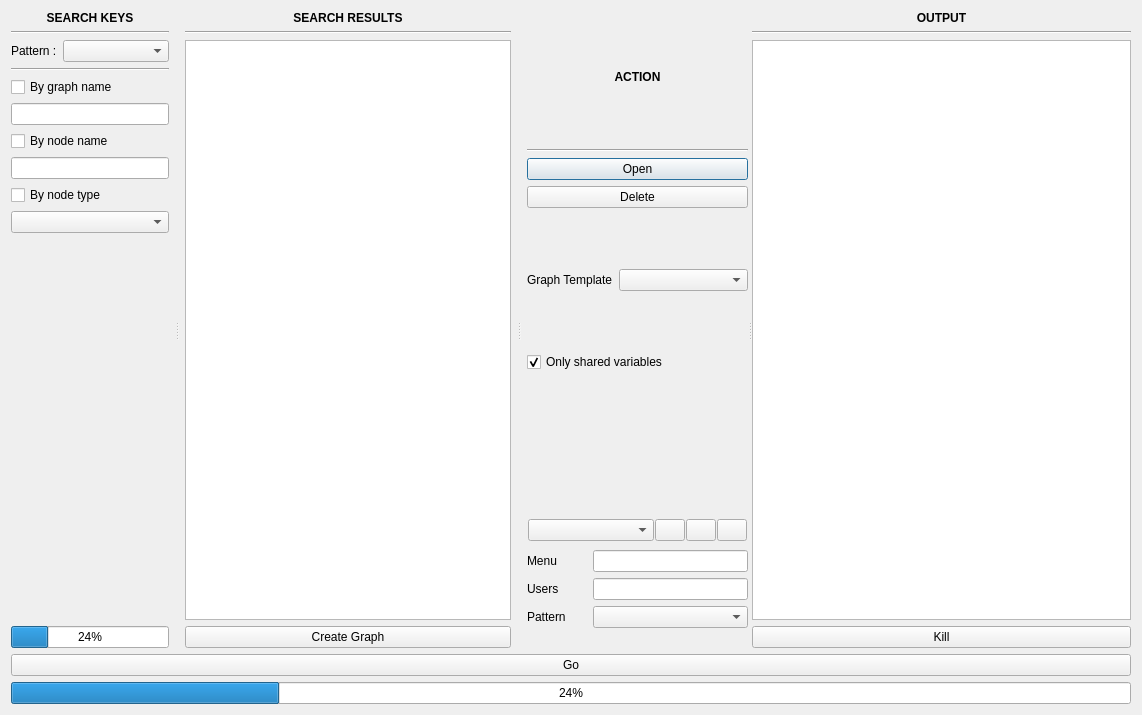
<?xml version="1.0" encoding="UTF-8"?>
<ui version="4.0">
 <class>MainWindow</class>
 <widget class="QDialog" name="MainWindow">
  <property name="geometry">
   <rect>
    <x>0</x>
    <y>0</y>
    <width>1142</width>
    <height>715</height>
   </rect>
  </property>
  <property name="windowTitle">
   <string>Batch</string>
  </property>
  <layout class="QVBoxLayout" name="verticalLayout_5">
   <item>
    <widget class="QSplitter" name="splitter">
     <property name="orientation">
      <enum>Qt::Horizontal</enum>
     </property>
     <widget class="QWidget" name="layoutWidget">
      <layout class="QVBoxLayout" name="verticalLayout">
       <property name="rightMargin">
        <number>6</number>
       </property>
       <item>
        <widget class="QLabel" name="label_4">
         <property name="font">
          <font>
           <weight>75</weight>
           <bold>true</bold>
          </font>
         </property>
         <property name="text">
          <string>SEARCH KEYS</string>
         </property>
         <property name="alignment">
          <set>Qt::AlignCenter</set>
         </property>
        </widget>
       </item>
       <item>
        <widget class="Line" name="line_2">
         <property name="orientation">
          <enum>Qt::Horizontal</enum>
         </property>
        </widget>
       </item>
       <item>
        <layout class="QHBoxLayout" name="horizontalLayout_2" stretch="0,1">
         <item>
          <widget class="QLabel" name="label">
           <property name="text">
            <string>Pattern :</string>
           </property>
          </widget>
         </item>
         <item>
          <widget class="QComboBox" name="patternComboBox"/>
         </item>
        </layout>
       </item>
       <item>
        <widget class="Line" name="line_5">
         <property name="orientation">
          <enum>Qt::Horizontal</enum>
         </property>
        </widget>
       </item>
       <item>
        <widget class="QCheckBox" name="graphKeyCheckBox">
         <property name="text">
          <string>By graph name</string>
         </property>
        </widget>
       </item>
       <item>
        <widget class="QLineEdit" name="graphKeyLineEdit"/>
       </item>
       <item>
        <widget class="QCheckBox" name="nodeNameCheckBox">
         <property name="text">
          <string>By node name</string>
         </property>
        </widget>
       </item>
       <item>
        <widget class="QLineEdit" name="nodeNameLineEdit"/>
       </item>
       <item>
        <widget class="QCheckBox" name="nodeTypeCheckBox">
         <property name="text">
          <string>By node type</string>
         </property>
        </widget>
       </item>
       <item>
        <widget class="QComboBox" name="nodeTypeComboBox"/>
       </item>
       <item>
        <spacer name="verticalSpacer">
         <property name="orientation">
          <enum>Qt::Vertical</enum>
         </property>
         <property name="sizeHint" stdset="0">
          <size>
           <width>20</width>
           <height>40</height>
          </size>
         </property>
        </spacer>
       </item>
       <item>
        <widget class="QProgressBar" name="progressBar">
         <property name="value">
          <number>24</number>
         </property>
        </widget>
       </item>
      </layout>
     </widget>
     <widget class="QWidget" name="layoutWidget">
      <layout class="QVBoxLayout" name="verticalLayout_2">
       <property name="leftMargin">
        <number>6</number>
       </property>
       <property name="rightMargin">
        <number>6</number>
       </property>
       <item>
        <widget class="QLabel" name="label_5">
         <property name="font">
          <font>
           <weight>75</weight>
           <bold>true</bold>
          </font>
         </property>
         <property name="text">
          <string>SEARCH RESULTS</string>
         </property>
         <property name="alignment">
          <set>Qt::AlignCenter</set>
         </property>
        </widget>
       </item>
       <item>
        <widget class="Line" name="line_3">
         <property name="orientation">
          <enum>Qt::Horizontal</enum>
         </property>
        </widget>
       </item>
       <item>
        <widget class="QListWidget" name="resultListWidget">
         <property name="selectionMode">
          <enum>QAbstractItemView::ExtendedSelection</enum>
         </property>
         <property name="selectionBehavior">
          <enum>QAbstractItemView::SelectRows</enum>
         </property>
         <property name="sortingEnabled">
          <bool>true</bool>
         </property>
        </widget>
       </item>
       <item>
        <widget class="QPushButton" name="createPushButton">
         <property name="focusPolicy">
          <enum>Qt::NoFocus</enum>
         </property>
         <property name="text">
          <string>Create Graph</string>
         </property>
        </widget>
       </item>
      </layout>
     </widget>
     <widget class="QWidget" name="layoutWidget">
      <layout class="QVBoxLayout" name="optionsLayout" stretch="0,0,0,0,0,0,0,0">
       <property name="leftMargin">
        <number>6</number>
       </property>
       <item>
        <widget class="QLabel" name="label_6">
         <property name="font">
          <font>
           <weight>75</weight>
           <bold>true</bold>
          </font>
         </property>
         <property name="text">
          <string>ACTION</string>
         </property>
         <property name="alignment">
          <set>Qt::AlignCenter</set>
         </property>
        </widget>
       </item>
       <item>
        <widget class="Line" name="line_4">
         <property name="orientation">
          <enum>Qt::Horizontal</enum>
         </property>
        </widget>
       </item>
       <item>
        <widget class="QPushButton" name="openPushButton">
         <property name="text">
          <string>Open</string>
         </property>
        </widget>
       </item>
       <item>
        <widget class="QPushButton" name="deletePushButton">
         <property name="text">
          <string>Delete</string>
         </property>
        </widget>
       </item>
       <item>
        <widget class="QWidget" name="templateWidget" native="true">
         <layout class="QHBoxLayout" name="horizontalLayout" stretch="0,1">
          <property name="leftMargin">
           <number>0</number>
          </property>
          <property name="topMargin">
           <number>0</number>
          </property>
          <property name="rightMargin">
           <number>0</number>
          </property>
          <property name="bottomMargin">
           <number>0</number>
          </property>
          <item>
           <widget class="QLabel" name="templateLabel">
            <property name="text">
             <string>Graph Template</string>
            </property>
           </widget>
          </item>
          <item>
           <widget class="QComboBox" name="templateComboBox"/>
          </item>
         </layout>
        </widget>
       </item>
       <item>
        <widget class="QCheckBox" name="allVarCheckBox">
         <property name="text">
          <string>Only shared variables</string>
         </property>
         <property name="checked">
          <bool>true</bool>
         </property>
        </widget>
       </item>
       <item>
        <widget class="QWidget" name="varWidget" native="true">
         <layout class="QVBoxLayout" name="verticalLayout_3">
          <property name="leftMargin">
           <number>0</number>
          </property>
          <property name="topMargin">
           <number>0</number>
          </property>
          <property name="rightMargin">
           <number>0</number>
          </property>
          <property name="bottomMargin">
           <number>0</number>
          </property>
         </layout>
        </widget>
       </item>
       <item>
        <widget class="QWidget" name="scriptWidget" native="true">
         <layout class="QVBoxLayout" name="verticalLayout_7">
          <property name="leftMargin">
           <number>0</number>
          </property>
          <property name="topMargin">
           <number>0</number>
          </property>
          <property name="rightMargin">
           <number>0</number>
          </property>
          <property name="bottomMargin">
           <number>20</number>
          </property>
          <item>
           <widget class="QWidget" name="scriptWidget2" native="true">
            <property name="minimumSize">
             <size>
              <width>0</width>
              <height>0</height>
             </size>
            </property>
            <layout class="QHBoxLayout" name="horizontalLayout_3">
             <property name="spacing">
              <number>1</number>
             </property>
             <property name="leftMargin">
              <number>1</number>
             </property>
             <property name="topMargin">
              <number>1</number>
             </property>
             <property name="rightMargin">
              <number>1</number>
             </property>
             <property name="bottomMargin">
              <number>1</number>
             </property>
             <item>
              <widget class="QComboBox" name="scriptComboBox"/>
             </item>
             <item>
              <widget class="QPushButton" name="scriptRenameButton">
               <property name="maximumSize">
                <size>
                 <width>30</width>
                 <height>16777215</height>
                </size>
               </property>
               <property name="text">
                <string/>
               </property>
              </widget>
             </item>
             <item>
              <widget class="QPushButton" name="scriptAddButton">
               <property name="maximumSize">
                <size>
                 <width>30</width>
                 <height>16777215</height>
                </size>
               </property>
               <property name="text">
                <string/>
               </property>
              </widget>
             </item>
             <item>
              <widget class="QPushButton" name="scriptDelButton">
               <property name="maximumSize">
                <size>
                 <width>30</width>
                 <height>16777215</height>
                </size>
               </property>
               <property name="text">
                <string/>
               </property>
              </widget>
             </item>
            </layout>
           </widget>
          </item>
          <item>
           <layout class="QHBoxLayout" name="horizontalLayout_4">
            <item>
             <widget class="QLabel" name="label_2">
              <property name="minimumSize">
               <size>
                <width>60</width>
                <height>0</height>
               </size>
              </property>
              <property name="toolTip">
               <string>In graph context, create a menu for this script (use | for submenus)</string>
              </property>
              <property name="text">
               <string>Menu</string>
              </property>
             </widget>
            </item>
            <item>
             <widget class="QLineEdit" name="menuLineEdit">
              <property name="toolTip">
               <string>In graph context, create a menu for this script (use | for submenus)</string>
              </property>
             </widget>
            </item>
           </layout>
          </item>
          <item>
           <layout class="QHBoxLayout" name="horizontalLayout_5">
            <item>
             <widget class="QLabel" name="label_3">
              <property name="minimumSize">
               <size>
                <width>60</width>
                <height>0</height>
               </size>
              </property>
              <property name="toolTip">
               <string>In graph context, show the script for thoses users</string>
              </property>
              <property name="text">
               <string>Users</string>
              </property>
             </widget>
            </item>
            <item>
             <widget class="QLineEdit" name="usersLineEdit">
              <property name="toolTip">
               <string>In graph context, show the script for thoses users</string>
              </property>
             </widget>
            </item>
           </layout>
          </item>
          <item>
           <layout class="QHBoxLayout" name="horizontalLayout_6" stretch="0,1">
            <item>
             <widget class="QLabel" name="label_7">
              <property name="minimumSize">
               <size>
                <width>60</width>
                <height>0</height>
               </size>
              </property>
              <property name="toolTip">
               <string>In graph context, show this script if the graph belongs to this pattern</string>
              </property>
              <property name="text">
               <string>Pattern</string>
              </property>
             </widget>
            </item>
            <item>
             <widget class="QComboBox" name="patternComboBox2">
              <property name="toolTip">
               <string>In graph context, show this script if the graph belongs to this pattern</string>
              </property>
             </widget>
            </item>
           </layout>
          </item>
         </layout>
        </widget>
       </item>
      </layout>
     </widget>
     <widget class="QWidget" name="outputWidget" native="true">
      <layout class="QVBoxLayout" name="verticalLayout_4">
       <item>
        <widget class="QLabel" name="outputLabel">
         <property name="font">
          <font>
           <weight>75</weight>
           <bold>true</bold>
          </font>
         </property>
         <property name="text">
          <string>OUTPUT</string>
         </property>
         <property name="alignment">
          <set>Qt::AlignCenter</set>
         </property>
        </widget>
       </item>
       <item>
        <widget class="Line" name="line_6">
         <property name="orientation">
          <enum>Qt::Horizontal</enum>
         </property>
        </widget>
       </item>
       <item>
        <widget class="QTextEdit" name="outputTextEdit">
         <property name="minimumSize">
          <size>
           <width>300</width>
           <height>0</height>
          </size>
         </property>
         <property name="lineWrapMode">
          <enum>QTextEdit::NoWrap</enum>
         </property>
         <property name="readOnly">
          <bool>true</bool>
         </property>
        </widget>
       </item>
       <item>
        <widget class="QPushButton" name="killButton">
         <property name="text">
          <string>Kill</string>
         </property>
        </widget>
       </item>
      </layout>
     </widget>
    </widget>
   </item>
   <item>
    <widget class="QPushButton" name="goPushButton">
     <property name="text">
      <string>Go</string>
     </property>
    </widget>
   </item>
   <item>
    <widget class="QProgressBar" name="goProgressBar">
     <property name="value">
      <number>24</number>
     </property>
    </widget>
   </item>
  </layout>
 </widget>
 <resources/>
 <connections/>
</ui>
